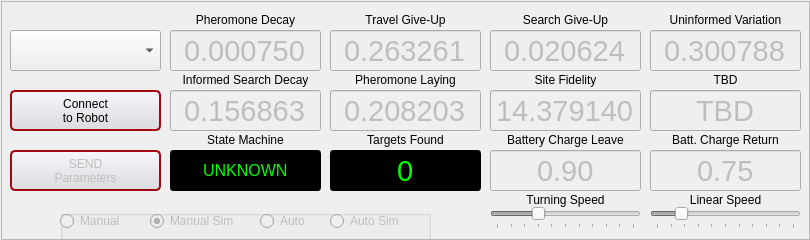
<?xml version="1.0" encoding="UTF-8"?>
<ui version="4.0">
 <class>RoverMCP</class>
 <widget class="QWidget" name="RoverMCP">
  <property name="geometry">
   <rect>
    <x>0</x>
    <y>0</y>
    <width>810</width>
    <height>240</height>
   </rect>
  </property>
  <property name="sizePolicy">
   <sizepolicy hsizetype="Fixed" vsizetype="Fixed">
    <horstretch>0</horstretch>
    <verstretch>0</verstretch>
   </sizepolicy>
  </property>
  <property name="minimumSize">
   <size>
    <width>810</width>
    <height>240</height>
   </size>
  </property>
  <property name="maximumSize">
   <size>
    <width>810</width>
    <height>240</height>
   </size>
  </property>
  <property name="windowTitle">
   <string>    Rover MCP (v1.3)</string>
  </property>
  <property name="styleSheet">
   <string notr="true"/>
  </property>
  <widget class="QComboBox" name="robotList">
   <property name="enabled">
    <bool>true</bool>
   </property>
   <property name="geometry">
    <rect>
     <x>10</x>
     <y>30</y>
     <width>151</width>
     <height>41</height>
    </rect>
   </property>
   <property name="toolTip">
    <string>Select the robot this MCP instance will control.</string>
   </property>
  </widget>
  <widget class="QLineEdit" name="pheromoneData">
   <property name="enabled">
    <bool>false</bool>
   </property>
   <property name="geometry">
    <rect>
     <x>170</x>
     <y>30</y>
     <width>151</width>
     <height>41</height>
    </rect>
   </property>
   <property name="font">
    <font>
     <pointsize>22</pointsize>
     <weight>50</weight>
     <italic>false</italic>
     <bold>false</bold>
    </font>
   </property>
   <property name="text">
    <string>0.000750</string>
   </property>
   <property name="alignment">
    <set>Qt::AlignCenter</set>
   </property>
   <property name="toolTip">
    <string>Not implemented onboard yet.</string>
   </property>
  </widget>
  <widget class="QLineEdit" name="informedData">
   <property name="enabled">
    <bool>false</bool>
   </property>
   <property name="geometry">
    <rect>
     <x>170</x>
     <y>90</y>
     <width>151</width>
     <height>41</height>
    </rect>
   </property>
   <property name="font">
    <font>
     <pointsize>22</pointsize>
     <weight>50</weight>
     <italic>false</italic>
     <bold>false</bold>
    </font>
   </property>
   <property name="text">
    <string>0.156863</string>
   </property>
   <property name="alignment">
    <set>Qt::AlignCenter</set>
   </property>
   <property name="toolTip">
    <string>How quickly uninformed search pattern decays into an informed one.  Range is 0 (immediate?) to 5 (slow?).</string>
   </property>
  </widget>
  <widget class="QLineEdit" name="uninformedData">
   <property name="enabled">
    <bool>false</bool>
   </property>
   <property name="geometry">
    <rect>
     <x>650</x>
     <y>30</y>
     <width>151</width>
     <height>41</height>
    </rect>
   </property>
   <property name="font">
    <font>
     <pointsize>22</pointsize>
     <weight>50</weight>
     <italic>false</italic>
     <bold>false</bold>
    </font>
   </property>
   <property name="text">
    <string>0.300788</string>
   </property>
   <property name="alignment">
    <set>Qt::AlignCenter</set>
   </property>
   <property name="toolTip">
    <string>How varied the turns will be during uninformed search segment, in radians.  Range is 0 (straight) to 4pi (crazy wild).</string>
   </property>
  </widget>
  <widget class="QLineEdit" name="travelData">
   <property name="enabled">
    <bool>false</bool>
   </property>
   <property name="geometry">
    <rect>
     <x>330</x>
     <y>30</y>
     <width>151</width>
     <height>41</height>
    </rect>
   </property>
   <property name="font">
    <font>
     <pointsize>22</pointsize>
     <weight>50</weight>
     <italic>false</italic>
     <bold>false</bold>
    </font>
   </property>
   <property name="text">
    <string>0.263261</string>
   </property>
   <property name="alignment">
    <set>Qt::AlignCenter</set>
   </property>
   <property name="toolTip">
    <string>Probability of stopping travel and starting search segment.  Range is 0 (never) to 1 (always).</string>
   </property>
  </widget>
  <widget class="QLineEdit" name="chargeData">
   <property name="enabled">
    <bool>false</bool>
   </property>
   <property name="geometry">
    <rect>
     <x>650</x>
     <y>150</y>
     <width>151</width>
     <height>41</height>
    </rect>
   </property>
   <property name="font">
    <font>
     <pointsize>22</pointsize>
     <weight>50</weight>
     <italic>false</italic>
     <bold>false</bold>
    </font>
   </property>
   <property name="text">
    <string>0.75</string>
   </property>
   <property name="alignment">
    <set>Qt::AlignCenter</set>
   </property>
   <property name="toolTip">
    <string>Percentage of battery level remaining when robot will return home to charge.  Range is 0 to 1.</string>
   </property>
  </widget>
  <widget class="QLineEdit" name="layingData">
   <property name="enabled">
    <bool>false</bool>
   </property>
   <property name="geometry">
    <rect>
     <x>330</x>
     <y>90</y>
     <width>151</width>
     <height>41</height>
    </rect>
   </property>
   <property name="font">
    <font>
     <pointsize>22</pointsize>
     <weight>50</weight>
     <italic>false</italic>
     <bold>false</bold>
    </font>
   </property>
   <property name="text">
    <string>0.208203</string>
   </property>
   <property name="alignment">
    <set>Qt::AlignCenter</set>
   </property>
   <property name="toolTip">
    <string>Probability of laying pheremones after a target is harvested.  Range is 0 (always) to 20 (never).</string>
   </property>
  </widget>
  <widget class="QLineEdit" name="searchData">
   <property name="enabled">
    <bool>false</bool>
   </property>
   <property name="geometry">
    <rect>
     <x>490</x>
     <y>30</y>
     <width>151</width>
     <height>41</height>
    </rect>
   </property>
   <property name="font">
    <font>
     <pointsize>22</pointsize>
     <weight>50</weight>
     <italic>false</italic>
     <bold>false</bold>
    </font>
   </property>
   <property name="text">
    <string>0.020624</string>
   </property>
   <property name="alignment">
    <set>Qt::AlignCenter</set>
   </property>
   <property name="toolTip">
    <string>Probability of giving up the search and returning home empty handed.  Range is 0 (never) to 1 (always).</string>
   </property>
  </widget>
  <widget class="QLineEdit" name="leaveData">
   <property name="enabled">
    <bool>false</bool>
   </property>
   <property name="geometry">
    <rect>
     <x>490</x>
     <y>150</y>
     <width>151</width>
     <height>41</height>
    </rect>
   </property>
   <property name="font">
    <font>
     <pointsize>22</pointsize>
     <weight>50</weight>
     <italic>false</italic>
     <bold>false</bold>
    </font>
   </property>
   <property name="text">
    <string>0.90</string>
   </property>
   <property name="alignment">
    <set>Qt::AlignCenter</set>
   </property>
   <property name="toolTip">
    <string>Percentage of battery level when robot will quit charging and start another search trip.  Range is 0 to 1.</string>
   </property>
  </widget>
  <widget class="QLineEdit" name="siteData">
   <property name="enabled">
    <bool>false</bool>
   </property>
   <property name="geometry">
    <rect>
     <x>490</x>
     <y>90</y>
     <width>151</width>
     <height>41</height>
    </rect>
   </property>
   <property name="font">
    <font>
     <pointsize>22</pointsize>
     <weight>50</weight>
     <italic>false</italic>
     <bold>false</bold>
    </font>
   </property>
   <property name="text">
    <string>14.379140</string>
   </property>
   <property name="alignment">
    <set>Qt::AlignCenter</set>
   </property>
   <property name="toolTip">
    <string>Probability of returning to a site after a target is harvested there.  Range is 0 (always) to 20 (never).</string>
   </property>
  </widget>
  <widget class="QLabel" name="label_3">
   <property name="geometry">
    <rect>
     <x>170</x>
     <y>10</y>
     <width>151</width>
     <height>20</height>
    </rect>
   </property>
   <property name="text">
    <string>Pheromone Decay</string>
   </property>
   <property name="alignment">
    <set>Qt::AlignCenter</set>
   </property>
  </widget>
  <widget class="QLabel" name="label_4">
   <property name="geometry">
    <rect>
     <x>170</x>
     <y>70</y>
     <width>151</width>
     <height>20</height>
    </rect>
   </property>
   <property name="text">
    <string>Informed Search Decay</string>
   </property>
   <property name="alignment">
    <set>Qt::AlignCenter</set>
   </property>
  </widget>
  <widget class="QLabel" name="label_5">
   <property name="geometry">
    <rect>
     <x>650</x>
     <y>10</y>
     <width>151</width>
     <height>20</height>
    </rect>
   </property>
   <property name="text">
    <string>Uninformed Variation</string>
   </property>
   <property name="alignment">
    <set>Qt::AlignCenter</set>
   </property>
  </widget>
  <widget class="QLabel" name="label_6">
   <property name="geometry">
    <rect>
     <x>330</x>
     <y>70</y>
     <width>151</width>
     <height>20</height>
    </rect>
   </property>
   <property name="text">
    <string>Pheromone Laying</string>
   </property>
   <property name="alignment">
    <set>Qt::AlignCenter</set>
   </property>
  </widget>
  <widget class="QLabel" name="label_7">
   <property name="geometry">
    <rect>
     <x>330</x>
     <y>10</y>
     <width>151</width>
     <height>20</height>
    </rect>
   </property>
   <property name="text">
    <string>Travel Give-Up</string>
   </property>
   <property name="alignment">
    <set>Qt::AlignCenter</set>
   </property>
  </widget>
  <widget class="QLabel" name="label_8">
   <property name="geometry">
    <rect>
     <x>650</x>
     <y>130</y>
     <width>151</width>
     <height>20</height>
    </rect>
   </property>
   <property name="text">
    <string>Batt. Charge Return</string>
   </property>
   <property name="alignment">
    <set>Qt::AlignCenter</set>
   </property>
  </widget>
  <widget class="QLabel" name="label_9">
   <property name="geometry">
    <rect>
     <x>490</x>
     <y>70</y>
     <width>151</width>
     <height>20</height>
    </rect>
   </property>
   <property name="text">
    <string>Site Fidelity</string>
   </property>
   <property name="alignment">
    <set>Qt::AlignCenter</set>
   </property>
  </widget>
  <widget class="QLabel" name="label_10">
   <property name="geometry">
    <rect>
     <x>490</x>
     <y>10</y>
     <width>151</width>
     <height>20</height>
    </rect>
   </property>
   <property name="text">
    <string>Search Give-Up</string>
   </property>
   <property name="alignment">
    <set>Qt::AlignCenter</set>
   </property>
  </widget>
  <widget class="QLabel" name="label_11">
   <property name="geometry">
    <rect>
     <x>490</x>
     <y>130</y>
     <width>151</width>
     <height>20</height>
    </rect>
   </property>
   <property name="text">
    <string>Battery Charge Leave</string>
   </property>
   <property name="alignment">
    <set>Qt::AlignCenter</set>
   </property>
  </widget>
  <widget class="QLabel" name="label_12">
   <property name="geometry">
    <rect>
     <x>650</x>
     <y>70</y>
     <width>151</width>
     <height>20</height>
    </rect>
   </property>
   <property name="text">
    <string>TBD</string>
   </property>
   <property name="alignment">
    <set>Qt::AlignCenter</set>
   </property>
  </widget>
  <widget class="QLineEdit" name="stateMachineData">
   <property name="enabled">
    <bool>false</bool>
   </property>
   <property name="geometry">
    <rect>
     <x>170</x>
     <y>150</y>
     <width>151</width>
     <height>41</height>
    </rect>
   </property>
   <property name="font">
    <font>
     <pointsize>12</pointsize>
     <weight>30</weight>
     <italic>false</italic>
     <bold>false</bold>
    </font>
   </property>
   <property name="styleSheet">
    <string notr="true">color: rgb(0, 255, 0);
background-color: rgb(0, 0, 0);</string>
   </property>
   <property name="text">
    <string>UNKNOWN</string>
   </property>
   <property name="alignment">
    <set>Qt::AlignCenter</set>
   </property>
  </widget>
  <widget class="QLabel" name="label_13">
   <property name="geometry">
    <rect>
     <x>330</x>
     <y>130</y>
     <width>151</width>
     <height>20</height>
    </rect>
   </property>
   <property name="text">
    <string>Targets Found</string>
   </property>
   <property name="alignment">
    <set>Qt::AlignCenter</set>
   </property>
  </widget>
  <widget class="QLineEdit" name="targetData">
   <property name="enabled">
    <bool>false</bool>
   </property>
   <property name="geometry">
    <rect>
     <x>330</x>
     <y>150</y>
     <width>151</width>
     <height>41</height>
    </rect>
   </property>
   <property name="font">
    <font>
     <pointsize>22</pointsize>
     <weight>50</weight>
     <italic>false</italic>
     <bold>false</bold>
    </font>
   </property>
   <property name="styleSheet">
    <string notr="true">color: rgb(0, 255, 0);
background-color: rgb(0, 0, 0);</string>
   </property>
   <property name="text">
    <string>0</string>
   </property>
   <property name="alignment">
    <set>Qt::AlignCenter</set>
   </property>
  </widget>
  <widget class="QLabel" name="label_14">
   <property name="geometry">
    <rect>
     <x>170</x>
     <y>130</y>
     <width>151</width>
     <height>20</height>
    </rect>
   </property>
   <property name="text">
    <string>State Machine</string>
   </property>
   <property name="alignment">
    <set>Qt::AlignCenter</set>
   </property>
  </widget>
  <widget class="QPushButton" name="parameterButton">
   <property name="enabled">
    <bool>false</bool>
   </property>
   <property name="geometry">
    <rect>
     <x>10</x>
     <y>150</y>
     <width>151</width>
     <height>41</height>
    </rect>
   </property>
   <property name="styleSheet">
    <string notr="true"> QPushButton {
     border: 2px solid #A30810;
     border-radius: 5px;
     background-color: qlineargradient(x1: 0, y1: 0, x2: 0, y2: 1, stop: 0 #f6f7fa, stop: 1 #dadbde);
     min-width: 80px;
 }

 QPushButton:hover {
     color:white;
     background-color: qlineargradient(x1: 0, y1: 0, x2: 0, y2: 1, stop: 0 #FA0C18, stop: 1 #B80912);
 }

 QPushButton:pressed {
     background-color: qlineargradient(x1: 0, y1: 0, x2: 0, y2: 1, stop: 0 #B80912, stop: 1 #FA0C18);
 }</string>
   </property>
   <property name="text">
    <string>SEND
Parameters</string>
   </property>
  </widget>
  <widget class="QPushButton" name="publishButton">
   <property name="enabled">
    <bool>true</bool>
   </property>
   <property name="geometry">
    <rect>
     <x>10</x>
     <y>90</y>
     <width>151</width>
     <height>41</height>
    </rect>
   </property>
   <property name="styleSheet">
    <string notr="true"> QPushButton {
     border: 2px solid #A30810;
     border-radius: 5px;
     background-color: qlineargradient(x1: 0, y1: 0, x2: 0, y2: 1, stop: 0 #f6f7fa, stop: 1 #dadbde);
     min-width: 80px;
 }

 QPushButton:hover {
     color:white;
     background-color: qlineargradient(x1: 0, y1: 0, x2: 0, y2: 1, stop: 0 #FA0C18, stop: 1 #B80912);
 }

 QPushButton:pressed {
     background-color: qlineargradient(x1: 0, y1: 0, x2: 0, y2: 1, stop: 0 #B80912, stop: 1 #FA0C18);
 }</string>
   </property>
   <property name="text">
    <string>Connect
to Robot</string>
   </property>
  </widget>
  <widget class="QGroupBox" name="groupBox">
   <property name="geometry">
    <rect>
     <x>60</x>
     <y>210</y>
     <width>371</width>
     <height>31</height>
    </rect>
   </property>
   <property name="title">
    <string/>
   </property>
   <widget class="QRadioButton" name="manualSimButton">
    <property name="enabled">
     <bool>false</bool>
    </property>
    <property name="geometry">
     <rect>
      <x>90</x>
      <y>0</y>
      <width>101</width>
      <height>22</height>
     </rect>
    </property>
    <property name="text">
     <string>Manual Sim</string>
    </property>
    <property name="checked">
     <bool>true</bool>
    </property>
   </widget>
   <widget class="QRadioButton" name="autoSimButton">
    <property name="enabled">
     <bool>false</bool>
    </property>
    <property name="geometry">
     <rect>
      <x>270</x>
      <y>0</y>
      <width>91</width>
      <height>22</height>
     </rect>
    </property>
    <property name="text">
     <string>Auto Sim</string>
    </property>
   </widget>
   <widget class="QRadioButton" name="manualButton">
    <property name="enabled">
     <bool>false</bool>
    </property>
    <property name="geometry">
     <rect>
      <x>0</x>
      <y>0</y>
      <width>81</width>
      <height>22</height>
     </rect>
    </property>
    <property name="text">
     <string>Manual</string>
    </property>
    <property name="checked">
     <bool>false</bool>
    </property>
   </widget>
   <widget class="QRadioButton" name="autoButton">
    <property name="enabled">
     <bool>false</bool>
    </property>
    <property name="geometry">
     <rect>
      <x>200</x>
      <y>0</y>
      <width>71</width>
      <height>22</height>
     </rect>
    </property>
    <property name="text">
     <string>Auto</string>
    </property>
   </widget>
  </widget>
  <widget class="QLineEdit" name="followingData">
   <property name="enabled">
    <bool>false</bool>
   </property>
   <property name="geometry">
    <rect>
     <x>650</x>
     <y>90</y>
     <width>151</width>
     <height>41</height>
    </rect>
   </property>
   <property name="font">
    <font>
     <pointsize>22</pointsize>
     <weight>50</weight>
     <italic>false</italic>
     <bold>false</bold>
    </font>
   </property>
   <property name="text">
    <string>TBD</string>
   </property>
   <property name="alignment">
    <set>Qt::AlignCenter</set>
   </property>
   <property name="toolTip">
    <string>Not implemented onboard yet.</string>
   </property>
  </widget>
  <widget class="QLabel" name="label">
   <property name="geometry">
    <rect>
     <x>650</x>
     <y>190</y>
     <width>151</width>
     <height>20</height>
    </rect>
   </property>
   <property name="text">
    <string>Linear Speed</string>
   </property>
   <property name="alignment">
    <set>Qt::AlignCenter</set>
   </property>
  </widget>
  <widget class="QSlider" name="speedSlider">
   <property name="enabled">
    <bool>false</bool>
   </property>
   <property name="geometry">
    <rect>
     <x>650</x>
     <y>207</y>
     <width>151</width>
     <height>22</height>
    </rect>
   </property>
   <property name="minimum">
    <number>0</number>
   </property>
   <property name="maximum">
    <number>100</number>
   </property>
   <property name="value">
    <number>18</number>
   </property>
   <property name="sliderPosition">
    <number>18</number>
   </property>
   <property name="orientation">
    <enum>Qt::Horizontal</enum>
   </property>
   <property name="tickPosition">
    <enum>QSlider::TicksBelow</enum>
   </property>
   <property name="tickInterval">
    <number>10</number>
   </property>
  </widget>
  <widget class="QLabel" name="label_2">
   <property name="geometry">
    <rect>
     <x>490</x>
     <y>190</y>
     <width>151</width>
     <height>20</height>
    </rect>
   </property>
   <property name="text">
    <string>Turning Speed</string>
   </property>
   <property name="alignment">
    <set>Qt::AlignCenter</set>
   </property>
  </widget>
  <widget class="QSlider" name="turnSlider">
   <property name="enabled">
    <bool>false</bool>
   </property>
   <property name="geometry">
    <rect>
     <x>490</x>
     <y>207</y>
     <width>151</width>
     <height>22</height>
    </rect>
   </property>
   <property name="minimum">
    <number>0</number>
   </property>
   <property name="maximum">
    <number>100</number>
   </property>
   <property name="value">
    <number>30</number>
   </property>
   <property name="sliderPosition">
    <number>30</number>
   </property>
   <property name="orientation">
    <enum>Qt::Horizontal</enum>
   </property>
   <property name="tickPosition">
    <enum>QSlider::TicksBelow</enum>
   </property>
   <property name="tickInterval">
    <number>10</number>
   </property>
  </widget>
  <widget class="QFrame" name="frame">
   <property name="geometry">
    <rect>
     <x>1</x>
     <y>1</y>
     <width>809</width>
     <height>239</height>
    </rect>
   </property>
   <property name="frameShape">
    <enum>QFrame::StyledPanel</enum>
   </property>
   <property name="frameShadow">
    <enum>QFrame::Raised</enum>
   </property>
  </widget>
  <zorder>frame</zorder>
  <zorder>robotList</zorder>
  <zorder>pheromoneData</zorder>
  <zorder>informedData</zorder>
  <zorder>uninformedData</zorder>
  <zorder>travelData</zorder>
  <zorder>chargeData</zorder>
  <zorder>layingData</zorder>
  <zorder>searchData</zorder>
  <zorder>leaveData</zorder>
  <zorder>siteData</zorder>
  <zorder>label_3</zorder>
  <zorder>label_4</zorder>
  <zorder>label_5</zorder>
  <zorder>label_6</zorder>
  <zorder>label_7</zorder>
  <zorder>label_8</zorder>
  <zorder>label_9</zorder>
  <zorder>label_10</zorder>
  <zorder>label_11</zorder>
  <zorder>label_12</zorder>
  <zorder>stateMachineData</zorder>
  <zorder>label_13</zorder>
  <zorder>targetData</zorder>
  <zorder>label_14</zorder>
  <zorder>parameterButton</zorder>
  <zorder>publishButton</zorder>
  <zorder>groupBox</zorder>
  <zorder>followingData</zorder>
  <zorder>label</zorder>
  <zorder>speedSlider</zorder>
  <zorder>label_2</zorder>
  <zorder>turnSlider</zorder>
 </widget>
 <layoutdefault spacing="6" margin="11"/>
 <tabstops>
  <tabstop>pheromoneData</tabstop>
  <tabstop>travelData</tabstop>
  <tabstop>searchData</tabstop>
  <tabstop>uninformedData</tabstop>
  <tabstop>informedData</tabstop>
  <tabstop>layingData</tabstop>
  <tabstop>siteData</tabstop>
  <tabstop>followingData</tabstop>
  <tabstop>leaveData</tabstop>
  <tabstop>chargeData</tabstop>
  <tabstop>stateMachineData</tabstop>
  <tabstop>targetData</tabstop>
  <tabstop>parameterButton</tabstop>
  <tabstop>publishButton</tabstop>
  <tabstop>robotList</tabstop>
  <tabstop>speedSlider</tabstop>
  <tabstop>turnSlider</tabstop>
  <tabstop>manualSimButton</tabstop>
  <tabstop>autoSimButton</tabstop>
  <tabstop>manualButton</tabstop>
  <tabstop>autoButton</tabstop>
 </tabstops>
 <resources/>
 <connections/>
</ui>
